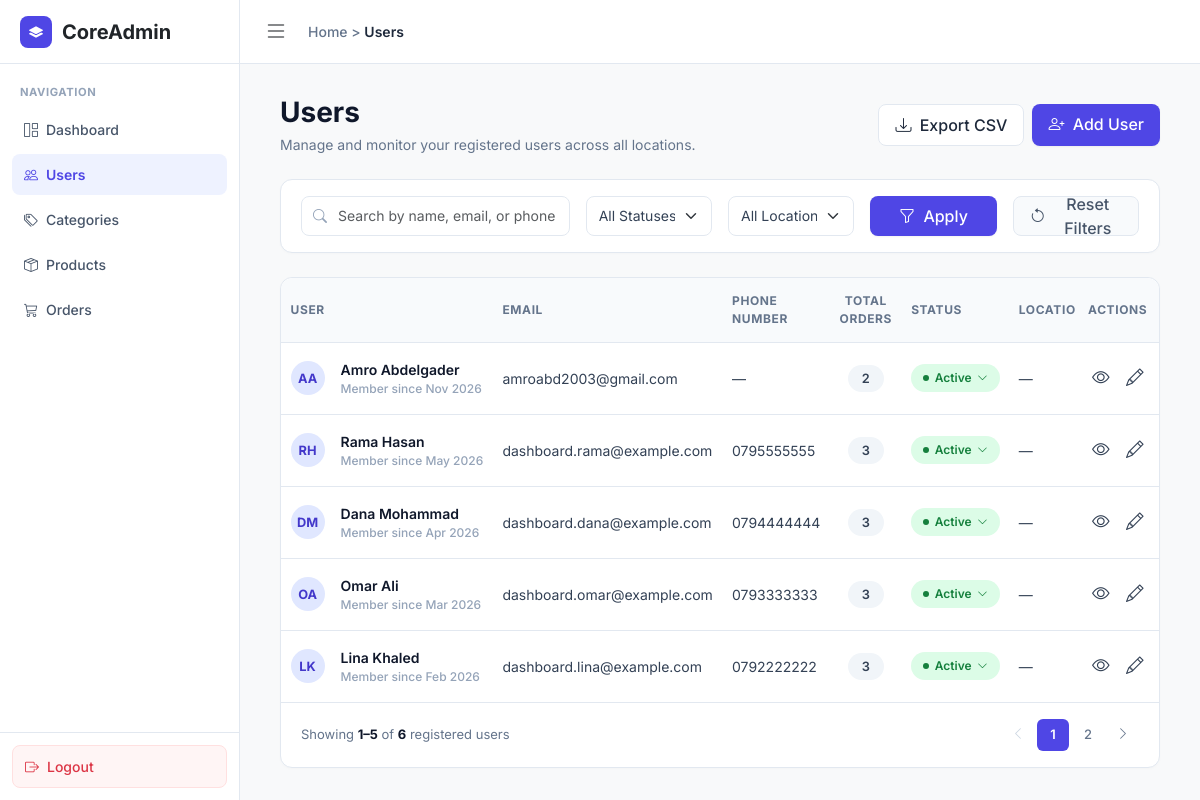
Page /admin/users.php (signed in) on the committed database.
### tables this page shows
CREATE TABLE `users` (
  `id` int(11) NOT NULL,
  `full_name` varchar(255) NOT NULL,
  `email` varchar(255) NOT NULL,
  `password_hash` varchar(255) NOT NULL,
  `phone` varchar(20) DEFAULT NULL,
  `created_at` timestamp NOT NULL DEFAULT current_timestamp(),
  `is_active` tinyint(1) NOT NULL DEFAULT 1
);

### admin/includes/helpers.php (called while the page is built, shortened)
<?php
function safe($text)
{
    return htmlspecialchars($text, ENT_QUOTES, "UTF-8");
}
function getInitials($fullName)
{
    $words = explode(" ", trim($fullName));
    $firstWord = $words[0];
    $lastWord = $words[count($words) - 1];
    $initials = mb_substr($firstWord, 0, 1);
    if (count($words) > 1) {
        $initials = $initials . mb_substr($lastWord, 0, 1);
    }
    return mb_strtoupper($initials);
}
function filterParams($search, $status, $country)
{
    $filters = [];
    return $filters;
}
function usersLink($pageNumber, $search, $status, $country)
{
    $filters = filterParams($search, $status, $country);
    $filters["page"] = $pageNumber;
    return "users.php?" . http_build_query($filters);
}
function exportLink($search, $status, $country)
{
    $filters = filterParams($search, $status, $country);
    if (count($filters) === 0) {
        return "user-export.php";
    }
    return "user-export.php?" . http_build_query($filters);
}

### app/models/user.php (called while the page is built, shortened)
<?php
class User
{
    private PDO $db;
    public function __construct(PDO $db)
    {
        $this->db = $db;
    }
    public function getAll(
        string $search = "",
        ?int $status = null,
        string $country = "",
        int $limit = 5,
        int $offset = 0
    ): array {
        [$where, $params] = $this->buildFilters($search, $status, $country);
        $sql = "SELECT u.id, u.full_name, u.email, u.phone, u.is_active, u.created_at,
                       (SELECT COUNT(*) FROM orders o WHERE o.user_id = u.id) AS total_orders,
                       (SELECT a.country FROM address a WHERE a.user_id = u.id
                        ORDER BY a.id LIMIT 1) AS country
                FROM users u
                $where
                ORDER BY u.id DESC
                LIMIT ? OFFSET ?";
        $stmt = $this->db->prepare($sql);
        $i = 1;
        $stmt->bindValue($i++, $limit, PDO::PARAM_INT);
        $stmt->bindValue($i, $offset, PDO::PARAM_INT);
        $stmt->execute();
        return $stmt->fetchAll();
    }
    public function countAll(
        string $search = "",
        ?int $status = null,
        string $country = ""
    ): int {
        [$where, $params] = $this->buildFilters($search, $status, $country);
        $sql = "SELECT COUNT(*) FROM users u $where";
        $stmt = $this->db->prepare($sql);
        $stmt->execute($params);
        return (int) $stmt->fetchColumn();
    }
    private function buildFilters(string $search, ?int $status, string $country): array
    {
        $conditions = [];
        $params = [];
        $where = $conditions ? "WHERE " . implode(" AND ", $conditions) : "";
        return [$where, $params];
    }
}

### admin/users.php (the view, shortened to what this page needs)
<?php
require_once __DIR__ . '/../app/models/user.php';
require_once __DIR__ . '/includes/helpers.php';
$database = new Database();
$db = $database->connect();
$userModel = new User($db);
$search = "";
$country = "";
$status = null;
$usersPerPage = 5;
$totalUsers = $userModel->countAll($search, $status, $country);
$totalPages = ceil($totalUsers / $usersPerPage);
$currentPage = 1;
$offset = ($currentPage - 1) * $usersPerPage;
$users = $userModel->getAll($search, $status, $country, $usersPerPage, $offset);
$firstShown = $offset + 1;
$lastShown = $offset + count($users);
require __DIR__ . '/includes/header.php';
?>
                <div class="page-header" id="users-top">
                    <div>
                        <h1 class="page-title">Users</h1>
                        <p class="page-subtitle">Manage and monitor your registered users across all locations.</p>
                    </div>
                    <div class="d-flex gap-2">
                        <a href="<?php echo safe(exportLink($search, $status, $country)); ?>" class="btn btn-outline-custom">
                            <i class="bi bi-download me-1"></i> Export CSV
                        </a>
                        <a href="#add-user" class="btn btn-brand">
                            <i class="bi bi-person-plus me-1"></i> Add User
                        </a>
                    </div>
                </div>
                <form method="get" action="users.php" class="filter-card">
                    <div class="row g-3">
                        <div class="col-lg-4 col-md-12">
                            <div class="filter-search">
                                <i class="bi bi-search"></i>
                                <input type="text" name="search" class="form-control"
                                       value="<?php echo safe($search); ?>"
                                       placeholder="Search by name, email, or phone number...">
                            </div>
                        </div>
                        <div class="col-lg-2 col-md-3">
                            <select name="status" class="form-select form-select-custom">
                                <option value="">All Statuses</option>
                            </select>
                        </div>
                        <div class="col-lg-2 col-md-3">
                            <select name="country" class="form-select form-select-custom">
                                <option value="">All Locations</option>
                            </select>
                        </div>
                        <div class="col-lg-2 col-md-3">
                            <button type="submit" class="btn btn-brand w-100">
                                <i class="bi bi-funnel me-1"></i> Apply
                            </button>
                        </div>
                        <div class="col-lg-2 col-md-3 text-end">
                            <a href="users.php" class="btn btn-reset w-100 justify-content-center">
                                <i class="bi bi-arrow-counterclockwise"></i> Reset Filters
                            </a>
                        </div>
                    </div>
                </form>
                <div class="table-card">
                    <div class="table-responsive">
                        <table class="custom-table">
                            <thead>
                                <tr>
                                    <th>USER</th>
                                    <th>EMAIL</th>
                                    <th>PHONE NUMBER</th>
                                    <th class="text-center">TOTAL ORDERS</th>
                                    <th>STATUS</th>
                                    <th>LOCATION</th>
                                    <th class="text-center">ACTIONS</th>
                                </tr>
                            </thead>
                            <tbody>
                                <?php foreach ($users as $user) { ?>
                                    <?php
                                    $memberSince = date("M Y", strtotime($user["created_at"]));
                                    $phone = "—";
                                    if ($user["phone"] !== null && $user["phone"] !== "") {
                                        $phone = $user["phone"];
                                    }
                                    if ($user["is_active"] == 1) {
                                        $statusText = "Active";
                                        $statusClass = "btn-status-pill";
                                    } else {
                                        $statusText = "Inactive";
                                        $statusClass = "btn-status-pill inactive";
                                    }
                                    ?>
                                    <tr>
                                        <td>
                                            <div class="d-flex align-items-center gap-3">
                                                <div class="user-initials"><?php echo safe(getInitials($user["full_name"])); ?></div>
                                                <div>
                                                    <div class="user-title"><?php echo safe($user["full_name"]); ?></div>
                                                    <div class="member-since">Member since <?php echo $memberSince; ?></div>
                                                </div>
                                            </div>
                                        </td>
                                        <td><?php echo safe($user["email"]); ?></td>
                                        <td class="text-nowrap"><?php echo safe($phone); ?></td>
                                        <td class="text-center">
                                            <span class="orders-pill"><?php echo $user["total_orders"]; ?></span>
                                        </td>
                                        <td>
                                            <details class="status-dropdown-wrapper">
                                                <summary class="<?php echo $statusClass; ?>">
                                                    <?php echo $statusText; ?> <i class="bi bi-chevron-down"></i>
                                                </summary>
                                            </details>
                                        </td>
                                        <td>
                                            <?php if ($user["country"] !== null) { ?>
                                                <span class="country-code"><?php echo safe(getCountryCode($user["country"])); ?></span>
                                                <?php echo safe($user["country"]); ?>
                                            <?php } else { ?>
                                                —
                                            <?php } ?>
                                        </td>
                                        <td>
                                            <div class="action-icons">
                                                <a href="user-view.php?id=<?php echo $user["id"]; ?>" class="action-btn" title="View"><i class="bi bi-eye"></i></a>
                                                <a href="#edit-user-<?php echo $user["id"]; ?>" class="action-btn" title="Edit"><i class="bi bi-pencil"></i></a>
                                            </div>
                                        </td>
                                    </tr>
                                <?php } ?>
                            </tbody>
                        </table>
                    </div>
                    <div class="table-footer">
                        <div class="pagination-info">
                            <?php if (count($users) === 0) { ?>
                                Showing <strong>0</strong>
                            <?php } else { ?>
                                Showing <strong><?php echo $firstShown; ?>–<?php echo $lastShown; ?></strong>
                            <?php } ?>
                            of <strong><?php echo $totalUsers; ?></strong> registered users
                        </div>
                        <ul class="custom-pagination">
                            <?php if ($currentPage > 1) { ?>
                                <li class="page-item">
                                    <a class="page-link" href="<?php echo safe(usersLink($currentPage - 1, $search, $status, $country)); ?>" title="Previous">
                                        <i class="bi bi-chevron-left"></i>
                                    </a>
                                </li>
                            <?php } else { ?>
                                <li class="page-item disabled">
                                    <span class="page-link"><i class="bi bi-chevron-left"></i></span>
                                </li>
                            <?php } ?>
                            <?php for ($pageNumber = 1; $pageNumber <= $totalPages; $pageNumber++) { ?>
                                <?php if ($pageNumber == $currentPage) { ?>
                                    <li class="page-item active">
                                        <span class="page-link"><?php echo $pageNumber; ?></span>
                                    </li>
                                <?php } else { ?>
                                    <li class="page-item">
                                        <a class="page-link" href="<?php echo safe(usersLink($pageNumber, $search, $status, $country)); ?>"><?php echo $pageNumber; ?></a>
                                    </li>
                                <?php } ?>
                            <?php } ?>
                            <?php if ($currentPage < $totalPages) { ?>
                                <li class="page-item">
                                    <a class="page-link" href="<?php echo safe(usersLink($currentPage + 1, $search, $status, $country)); ?>" title="Next">
                                        <i class="bi bi-chevron-right"></i>
                                    </a>
                                </li>
                            <?php } else { ?>
                                <li class="page-item disabled">
                                    <span class="page-link"><i class="bi bi-chevron-right"></i></span>
                                </li>
                            <?php } ?>
                        </ul>
                    </div>
                </div>
<?php require __DIR__ . '/includes/footer.php'; ?>

### rows in the picture
users: full_name "AA", full_name "Amro Abdelgader", created_at "Nov 2026", email "amroabd2003@gmail.com", phone "—", total_orders "2", is_active "Active"
users: full_name "RH", full_name "Rama Hasan", created_at "May 2026", email "dashboard.rama@example.com", phone "0795555555", total_orders "3", is_active "Active"
users: full_name "DM", full_name "Dana Mohammad", created_at "Apr 2026", email "dashboard.dana@example.com", phone "0794444444", total_orders "3", is_active "Active"
users: full_name "OA", full_name "Omar Ali", created_at "Mar 2026", email "dashboard.omar@example.com", phone "0793333333", total_orders "3", is_active "Active"
users: full_name "LK", full_name "Lina Khaled", created_at "Feb 2026", email "dashboard.lina@example.com", phone "0792222222", total_orders "3", is_active "Active"

### other values in the picture
safe($breadcrumb) "Users"
$firstShown "1"
$lastShown "5"
$totalUsers "6"
